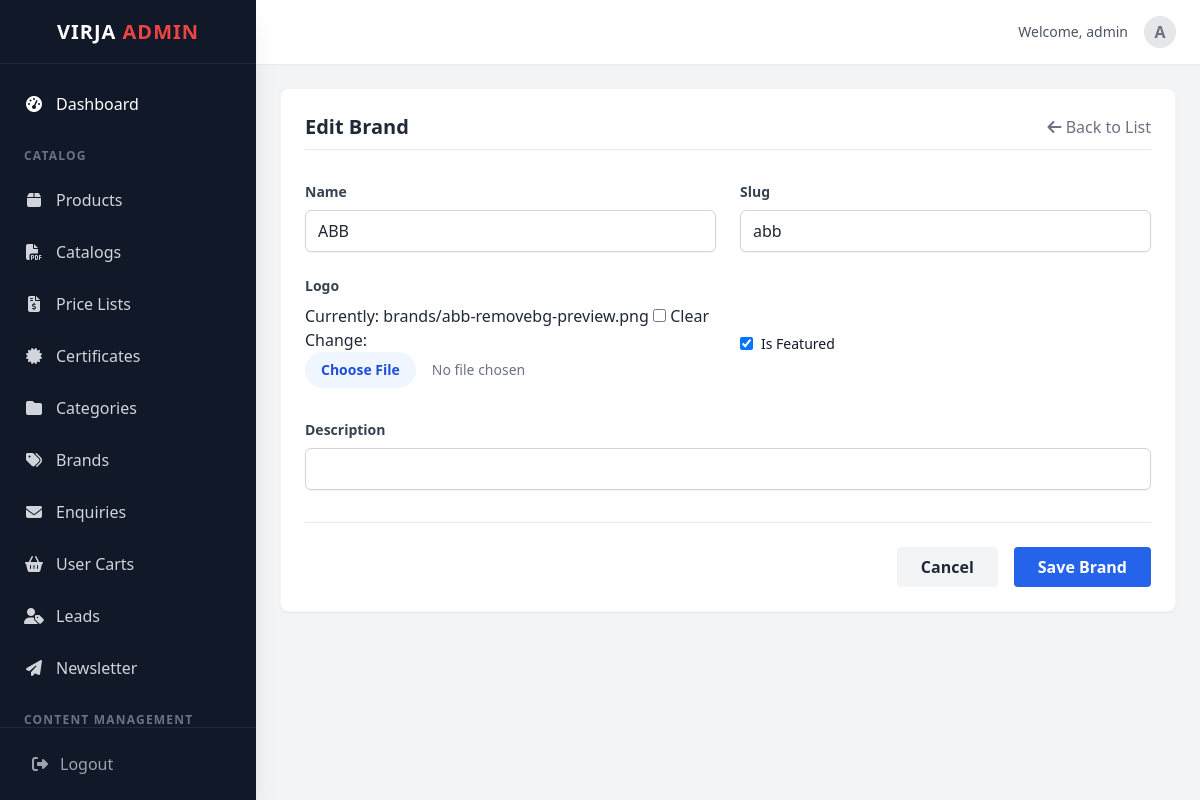
Screenshot of /dashboard/brands/5/edit/ (signed in) with the database file from the repository.
### brands/models.py (models this page shows, shortened)
class Brand(models.Model):
    name = models.CharField(max_length=255)
    slug = models.SlugField(unique=True, blank=True)
    description = models.TextField(blank=True, help_text="Optional description for brand page")
    logo = models.ImageField(upload_to='brands/', null=True, blank=True)
    is_featured = models.BooleanField(default=False)
    class Meta:
        ordering = ['name']

### dashboard/views.py (the view)
# urls.py: path('brands/<int:pk>/edit/', views.brand_edit, name='brand_edit'),
@login_required(login_url='dashboard:login')
@user_passes_test(admin_required, login_url='dashboard:login')
def brand_edit(request, pk):
    brand = Brand.objects.get(pk=pk)
    if request.method == 'POST':
        form = BrandForm(request.POST, request.FILES, instance=brand)
        if form.is_valid():
            form.save()
            messages.success(request, "Brand updated successfully.")
            return redirect('dashboard:brand_list')
    else:
        form = BrandForm(instance=brand)
    return render(request, 'dashboard/catalog/brand_form.html', {'form': form, 'title': 'Edit Brand'})

### dashboard/forms.py
class BrandForm(TailwindMixin, forms.ModelForm):
    class Meta:
        model = Brand
        fields = '__all__'
        widgets = {
            'description': SummernoteWidget(),
        }

### cart/context_processors.py (called while the page is built)
def cart_count(request):
    if not request.session.session_key:
        request.session.create()
    try:
        cart = Cart.objects.get(session_key=request.session.session_key)
        return {'cart_items_count': cart.get_total_items()}
    except Cart.DoesNotExist:
        return {'cart_items_count': 0}

### core/context_processors.py (called while the page is built)
def site_settings(request):
    return {
        'company_info': CompanyInfo.objects.first(),
        'home_content': HomePageContent.objects.first(),
        'home_features': HomeFeature.objects.all(),
    }

def global_categories(request):
    categories = Category.objects.filter(parent=None).prefetch_related('children__children').order_by('order', 'name')
    return {
        'mega_menu_categories': categories
    }

### dashboard/views.py (called while the page is built)
def admin_required(user):
    return user.is_superuser

### dashboard/templates/dashboard/catalog/brand_form.html (shortened to what this page needs)
{% extends 'dashboard/base_admin.html' %}
{% block content %}
<div class="bg-white rounded-lg shadow-sm border border-gray-100 p-6">
    <div class="flex justify-between items-center mb-6 border-b pb-2">
        <h2 class="text-xl font-bold text-gray-800">{{ title }}</h2>
        <a href="{% url 'dashboard:brand_list' %}" class="text-gray-500 hover:text-gray-700">
            <i class="fas fa-arrow-left"></i> Back to List
        </a>
    </div>
    <form method="POST" enctype="multipart/form-data" class="space-y-8">
        <div class="grid grid-cols-1 md:grid-cols-2 gap-6">
            <div>
                <label class="block text-gray-700 text-sm font-bold mb-2"
                    for="{{ form.name.id_for_label }}">Name</label>
                {{ form.name }}
            </div>
            <div>
                <label class="block text-gray-700 text-sm font-bold mb-2"
                    for="{{ form.slug.id_for_label }}">Slug</label>
                {{ form.slug }}
            </div>
            <div>
                <label class="block text-gray-700 text-sm font-bold mb-2"
                    for="{{ form.logo.id_for_label }}">Logo</label>
                {{ form.logo }}
            </div>
            <div class="flex items-center mt-6">
                <div class="mr-2">{{ form.is_featured }}</div>
                <label class="block text-sm text-gray-900 font-medium" for="{{ form.is_featured.id_for_label }}">Is
                    Featured</label>
            </div>
        </div>
        <div>
            <label class="block text-gray-700 text-sm font-bold mb-2">Description</label>
            {{ form.description }}
        </div>
        <div class="mt-8 pt-6 border-t flex justify-end gap-4">
            <a href="{% url 'dashboard:brand_list' %}"
                class="bg-gray-100 hover:bg-gray-200 text-gray-800 font-bold py-2 px-6 rounded transition">
                Cancel
            </a>
            <button type="submit"
                class="bg-blue-600 hover:bg-blue-700 text-white font-bold py-2 px-6 rounded transition">
                Save Brand
            </button>
        </div>
    </form>
</div>
{% endblock %}

### dashboard/templates/dashboard/base_admin.html (shortened to what this page needs)
<!DOCTYPE html>
<html lang="en">
<head>
    <script src="https://cdn.tailwindcss.com"></script>
    <link rel="stylesheet" href="https://cdnjs.cloudflare.com/ajax/libs/font-awesome/6.4.0/css/all.min.css">
</head>
<body class="bg-gray-100 text-gray-800 font-sans antialiased" x-data="{ sidebarOpen: false }">
    <div class="flex h-screen overflow-hidden">
        <aside :class="sidebarOpen ? 'translate-x-0' : '-translate-x-full'"
            class="fixed inset-y-0 left-0 z-30 w-64 bg-gray-900 text-white flex flex-col shadow-xl transition-transform duration-300 transform md:translate-x-0 md:static md:inset-auto">
            <div class="h-16 flex items-center justify-center border-b border-gray-800">
                <h1 class="text-xl font-bold tracking-wider text-white">VIRJA <span class="text-red-500">ADMIN</span>
                </h1>
            </div>
            <nav class="flex-1 overflow-y-auto py-4">
                <ul class="space-y-1 px-2">
                    <li>
                        <a href="{% url 'dashboard:home' %}"
                            class="flex items-center gap-3 px-4 py-3 rounded hover:bg-gray-800 transition {% if request.resolver_match.url_name == 'home' %}bg-gray-800 border-l-4 border-red-500{% endif %}">
                            <i class="fas fa-tachometer-alt w-5 text-center"></i>
                            <span class="font-medium">Dashboard</span>
                        </a>
                    </li>
                    <li class="pt-4 pb-2 px-4 text-xs font-bold text-gray-500 uppercase tracking-widest">Catalog</li>
                    <li>
                        <a href="{% url 'dashboard:product_list' %}"
                            class="flex items-center gap-3 px-4 py-3 rounded hover:bg-gray-800 transition text-gray-300 hover:text-white {% if 'product' in request.resolver_match.url_name %}bg-gray-800 text-white{% endif %}">
                            <i class="fas fa-box w-5 text-center"></i>
                            <span class="font-medium">Products</span>
                        </a>
                    </li>
                    <li>
                        <a href="{% url 'dashboard:catalog_list' %}"
                            class="flex items-center gap-3 px-4 py-3 rounded hover:bg-gray-800 transition text-gray-300 hover:text-white {% if 'catalogs' in request.resolver_match.url_name %}bg-gray-800 text-white{% endif %}">
                            <i class="fas fa-file-pdf w-5 text-center"></i>
                            <span class="font-medium">Catalogs</span>
                        </a>
                    </li>
                    <li>
                        <a href="{% url 'dashboard:pricelist_list' %}"
                            class="flex items-center gap-3 px-4 py-3 rounded hover:bg-gray-800 transition text-gray-300 hover:text-white {% if 'pricelist' in request.resolver_match.url_name %}bg-gray-800 text-white{% endif %}">
                            <i class="fas fa-file-invoice-dollar w-5 text-center"></i>
                            <span class="font-medium">Price Lists</span>
                        </a>
                    </li>
                    <li>
                        <a href="{% url 'dashboard:certificate_list' %}"
                            class="flex items-center gap-3 px-4 py-3 rounded hover:bg-gray-800 transition text-gray-300 hover:text-white {% if 'certificate' in request.resolver_match.url_name %}bg-gray-800 text-white{% endif %}">
                            <i class="fas fa-certificate w-5 text-center"></i>
                            <span class="font-medium">Certificates</span>
                        </a>
                    </li>
                    <li>
                        <a href="{% url 'dashboard:category_list' %}"
                            class="flex items-center gap-3 px-4 py-3 rounded hover:bg-gray-800 transition text-gray-300 hover:text-white {% if request.resolver_match.url_name == 'category_list' %}bg-gray-800 text-white{% endif %}">
                            <i class="fas fa-folder w-5 text-center"></i>
                            <span class="font-medium">Categories</span>
                        </a>
                    </li>
                    <li>
                        <a href="{% url 'dashboard:brand_list' %}"
                            class="flex items-center gap-3 px-4 py-3 rounded hover:bg-gray-800 transition text-gray-300 hover:text-white {% if request.resolver_match.url_name == 'brand_list' %}bg-gray-800 text-white{% endif %}">
                            <i class="fas fa-tags w-5 text-center"></i>
                            <span class="font-medium">Brands</span>
                        </a>
                    </li>
                    <li>
                        <a href="{% url 'dashboard:enquiry_list' %}"
                            class="flex items-center gap-3 px-4 py-3 rounded hover:bg-gray-800 transition text-gray-300 hover:text-white {% if 'enquiry' in request.resolver_match.url_name %}bg-gray-800 text-white{% endif %}">
                            <i class="fas fa-envelope w-5 text-center"></i>
                            <span class="font-medium">Enquiries</span>
                        </a>
                    </li>
                    <li>
                        <a href="{% url 'dashboard:dashboard_carts_list' %}"
                            class="flex items-center gap-3 px-4 py-3 rounded hover:bg-gray-800 transition text-gray-300 hover:text-white {% if 'cart' in request.resolver_match.url_name %}bg-gray-800 text-white{% endif %}">
                            <i class="fas fa-shopping-basket w-5 text-center"></i>
                            <span class="font-medium">User Carts</span>
                        </a>
                    </li>
                    <li>
                        <a href="{% url 'dashboard:lead_list' %}"
                            class="flex items-center gap-3 px-4 py-3 rounded hover:bg-gray-800 transition text-gray-300 hover:text-white {% if 'lead' in request.resolver_match.url_name %}bg-gray-800 text-white{% endif %}">
                            <i class="fas fa-user-tag w-5 text-center"></i>
                            <span class="font-medium">Leads</span>
                        </a>
                    </li>
                    <li>
                        <a href="{% url 'dashboard:newsletter_list' %}"
                            class="flex items-center gap-3 px-4 py-3 rounded hover:bg-gray-800 transition text-gray-300 hover:text-white {% if 'newsletter' in request.resolver_match.url_name %}bg-gray-800 text-white{% endif %}">
                            <i class="fas fa-paper-plane w-5 text-center"></i>
                            <span class="font-medium">Newsletter</span>
                        </a>
                    </li>
                    <li class="pt-4 pb-2 px-4 text-xs font-bold text-gray-500 uppercase tracking-widest">Content
                        Management</li>
                </ul>
            </nav>
            <div class="p-4 border-t border-gray-800">
                <a href="{% url 'dashboard:logout' %}"
                    class="flex items-center gap-3 px-4 py-2 rounded text-gray-400 hover:text-white hover:bg-red-900/50 transition">
                    <i class="fas fa-sign-out-alt"></i>
                    <span>Logout</span>
                </a>
            </div>
        </aside>
        <div class="flex-1 flex flex-col overflow-hidden">
            <header class="h-16 bg-white shadow-sm flex items-center justify-between px-6 z-10">
                <div class="flex items-center gap-4">
                    <a href="{% url 'dashboard:admin_profile' %}"
                        class="flex items-center gap-4 hover:opacity-80 transition">
                        <span class="text-sm font-medium text-gray-600">Welcome, {{ request.user.username }}</span>
                        <div
                            class="w-8 h-8 rounded-full bg-gray-200 flex items-center justify-center text-gray-500 font-bold">
                            {{ request.user.username|make_list|first|upper }}
                        </div>
                    </a>
                </div>
            </header>
            <main class="flex-1 overflow-x-hidden overflow-y-auto bg-gray-100 p-6">
                {% block content %}{% endblock %}
            </main>
        </div>
    </div>
</body>
</html>

### dashboard/templates/dashboard/base_admin.html (style rules this page uses)
body { font-family: 'Inter', sans-serif; }
* { scrollbar-width: thin; scrollbar-color: rgba(156, 163, 175, 0.3) transparent; }

### rows the page displays
Brand: name "ABB", slug "abb", is_featured "☑"

### other values shown
{{ request.user.username }} "admin"
{{ request.user.username|make_list|first|upper }} "A"
{{ title }} "Edit Brand"
